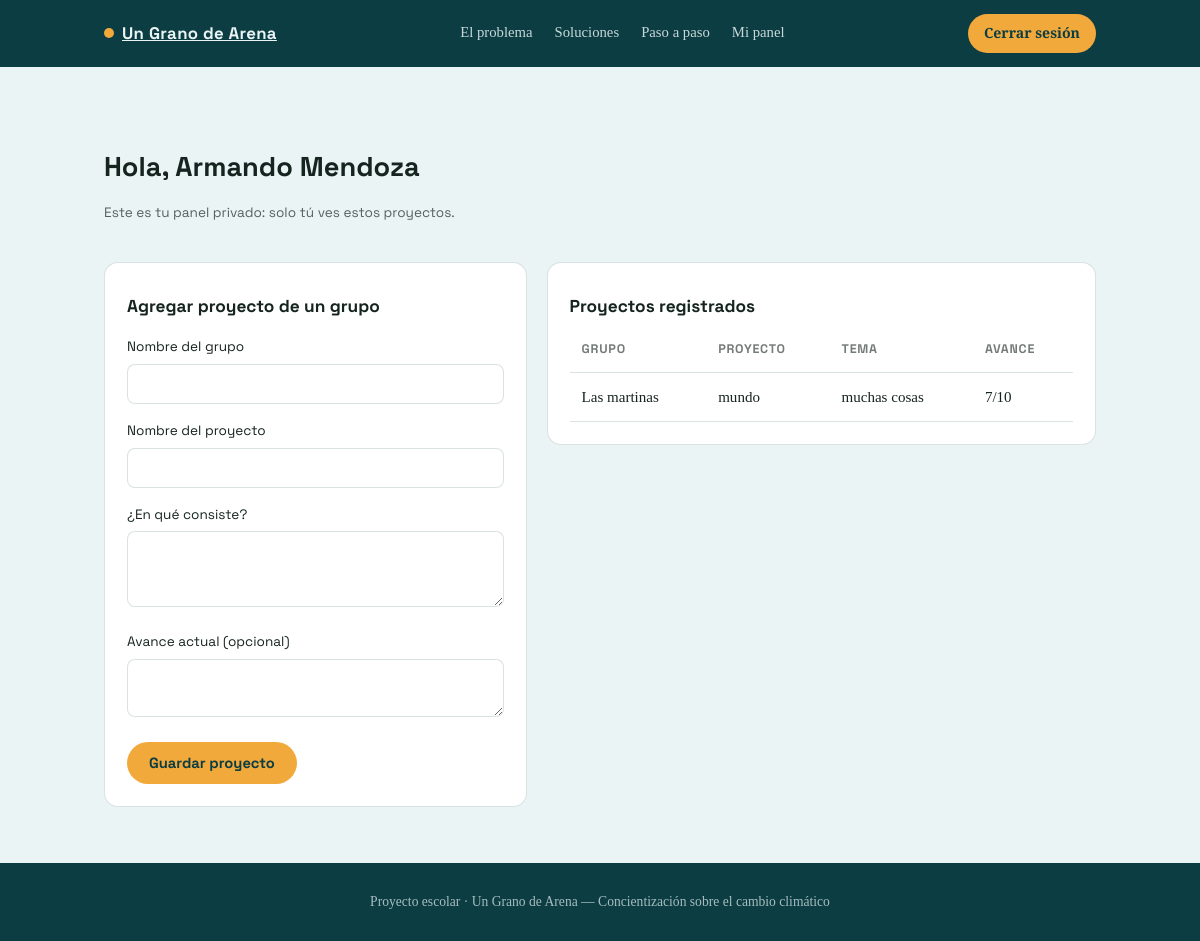
The page /panel (signed in) on the database its author committed.
### tables this page shows
CREATE TABLE proyectos (
            id INTEGER PRIMARY KEY AUTOINCREMENT,
            usuario_id INTEGER NOT NULL,
            grupo TEXT NOT NULL,
            titulo TEXT NOT NULL,
            tema TEXT NOT NULL,
            avance TEXT,
            FOREIGN KEY (usuario_id) REFERENCES usuarios (id)
        );

### main.py (the view)
@app.route("/panel")
@login_requerido
def panel():
    db = get_db()
    proyectos = db.execute(
        "SELECT * FROM proyectos WHERE usuario_id = ? ORDER BY id DESC",
        (session["usuario_id"],),
    ).fetchall()
    return render_template("panel.html", proyectos=proyectos)

### main.py (called while the page is built)
def get_db():
    if "db" not in g:  # "g" guarda datos solo durante la petición actual
        g.db = sqlite3.connect(DATABASE)
        g.db.row_factory = sqlite3.Row  # permite acceder a los datos como p["columna"]
    return g.db

def login_requerido(vista):
    @wraps(vista)
    def envoltura(*args, **kwargs):
        if "usuario_id" not in session:
            flash("Primero debes iniciar sesión.")
            return redirect(url_for("login"))
        return vista(*args, **kwargs)
    return envoltura

### templates/panel.html (shortened to what this page needs)
{% extends "base.html" %}
{% block contenido %}
<section>
  <div class="contenedor">
    <div class="panel-header">
      <div>
        <h2 class="titulo-seccion" style="margin-bottom:0;">Hola, {{ session.get('usuario_nombre') }}</h2>
        <p style="font-family: var(--sans); font-size:0.85rem; opacity:0.7;">Este es tu panel privado: solo tú ves estos proyectos.</p>
      </div>
    </div>
    <div class="rejilla" style="grid-template-columns: 1fr 1.3fr; align-items:start;">
      <div class="tarjeta">
        <h3>Agregar proyecto de un grupo</h3>
        <form class="campo-form" method="POST" action="{{ url_for('agregar_proyecto') }}">
          <label for="grupo">Nombre del grupo</label>
          <input type="text" id="grupo" name="grupo" required>
          <label for="titulo">Nombre del proyecto</label>
          <input type="text" id="titulo" name="titulo" required>
          <label for="tema">¿En qué consiste?</label>
          <textarea id="tema" name="tema" rows="3" required></textarea>
          <label for="avance">Avance actual (opcional)</label>
          <textarea id="avance" name="avance" rows="2"></textarea>
          <button type="submit" class="btn btn-primario">Guardar proyecto</button>
        </form>
      </div>
      <div class="tarjeta">
        <h3>Proyectos registrados</h3>
        {% if proyectos %}
        <table class="proyectos">
          <thead>
            <tr><th>Grupo</th><th>Proyecto</th><th>Tema</th><th>Avance</th></tr>
          </thead>
          <tbody>
            {% for p in proyectos %}
            <tr>
              <td>{{ p['grupo'] }}</td>
              <td>{{ p['titulo'] }}</td>
              <td>{{ p['tema'] }}</td>
              <td>{{ p['avance'] or '—' }}</td>
            </tr>
            {% endfor %}
          </tbody>
        </table>
        {% else %}
        <p>Todavía no has agregado ningún proyecto. Usa el formulario para registrar el primero.</p>
        {% endif %}
      </div>
    </div>
  </div>
</section>
{% endblock %}

### templates/base.html (shortened to what this page needs)
<!DOCTYPE html>
<html lang="es">
<head>
  <link rel="stylesheet" href="{{ url_for('static', filename='css/style.css') }}">
</head>
<body>
  <nav>
    <div class="contenedor">
      <a href="{{ url_for('inicio') }}" class="nav-brand"><span class="punto"></span> Un Grano de Arena</a>
      <ul>
        <li><a href="{{ url_for('inicio') }}#problema">El problema</a></li>
        <li><a href="{{ url_for('inicio') }}#solucion">Soluciones</a></li>
        <li><a href="{{ url_for('inicio') }}#pasos">Paso a paso</a></li>
        {% if session.get('usuario_id') %}
          <li><a href="{{ url_for('panel') }}">Mi panel</a></li>
        {% endif %}
      </ul>
      {% if session.get('usuario_id') %}
        <a href="{{ url_for('logout') }}" class="nav-cta">Cerrar sesión</a>
      {% else %}
        <a href="{{ url_for('login') }}" class="nav-cta">Ingresar</a>
      {% endif %}
    </div>
  </nav>
  <main>
    {% block contenido %}{% endblock %}
  </main>
  <footer>
    <div class="contenedor">
      Proyecto escolar · Un Grano de Arena — Concientización sobre el cambio climático
    </div>
  </footer>
</body>
</html>

### static/css/style.css (style rules this page uses)
:root { --bg: #EAF4F4; --bg-deep: #0B3D42; --ink: #16241F; --ice: #66C2CE; --gold: #F2A93B; --coral: #E4572E; --card: #FFFFFF; --line: rgba(11, 61, 66, 0.15); --radius: 14px; --serif: 'Source Serif 4', Georgia, serif; --sans: 'Space Grotesk', system-ui, sans-serif; }
* { box-sizing: border-box; }
body { margin: 0; background: var(--bg); color: var(--ink); font-family: var(--serif); line-height: 1.6; }
h1, h2, h3, .nav-brand, button, .btn { font-family: var(--sans); }
a { color: inherit; }
.contenedor { max-width: 1040px; margin: 0 auto; padding: 0 24px; }
nav { background: var(--bg-deep); color: #EAF4F4; position: sticky; top: 0; z-index: 20; }
nav .contenedor { display: flex; align-items: center; justify-content: space-between; padding-top: 14px; padding-bottom: 14px; }
.nav-brand { font-weight: 700; font-size: 1.05rem; letter-spacing: 0.02em; display: flex; align-items: center; gap: 8px; }
.nav-brand .punto { width: 10px; height: 10px; border-radius: 50%; background: var(--gold); display: inline-block; }
nav ul { list-style: none; display: flex; gap: 22px; margin: 0; padding: 0; font-size: 0.92rem; }
nav ul a { text-decoration: none; opacity: 0.85; transition: opacity 0.15s; }
.nav-cta { background: var(--gold); color: var(--bg-deep); padding: 8px 16px; border-radius: 999px; text-decoration: none; font-weight: 700; font-size: 0.88rem; }
.btn { display: inline-block; padding: 12px 22px; border-radius: 999px; text-decoration: none; font-weight: 700; font-size: 0.92rem; border: none; cursor: pointer; }
.btn-primario { background: var(--gold); color: var(--bg-deep); }
section { padding: 56px 0; }
.titulo-seccion { font-size: 1.7rem; margin-bottom: 8px; }
.rejilla { display: grid; grid-template-columns: repeat(auto-fit, minmax(230px, 1fr)); gap: 20px; }
.tarjeta { background: var(--card); border: 1px solid var(--line); border-radius: var(--radius); padding: 22px; }
.tarjeta h3 { margin: 8px 0 8px; font-size: 1.08rem; }
.campo-form label { display: block; font-family: var(--sans); font-size: 0.85rem; margin: 16px 0 6px; }
.campo-form input, .campo-form textarea { width: 100%; padding: 10px 12px; border-radius: 8px; border: 1px solid var(--line); font-family: var(--serif); font-size: 0.96rem; }
.campo-form button { margin-top: 18px; }
.panel-header { display: flex; justify-content: space-between; align-items: baseline; margin-bottom: 24px; }
table.proyectos { width: 100%; border-collapse: collapse; font-size: 0.94rem; }
table.proyectos th, table.proyectos td { text-align: left; padding: 12px; border-bottom: 1px solid var(--line); }
table.proyectos th { font-family: var(--sans); font-size: 0.78rem; letter-spacing: 0.06em; text-transform: uppercase; color: rgba(22,36,31,0.6); }
footer { background: var(--bg-deep); color: rgba(234,244,244,0.7); padding: 28px 0; font-size: 0.85rem; text-align: center; }

### rows shown on the page
proyectos: grupo "Las martinas", titulo "mundo", tema "muchas cosas", avance "7/10"

### other values the page prints
{{ session.get('usuario_nombre') }} "Armando Mendoza"
